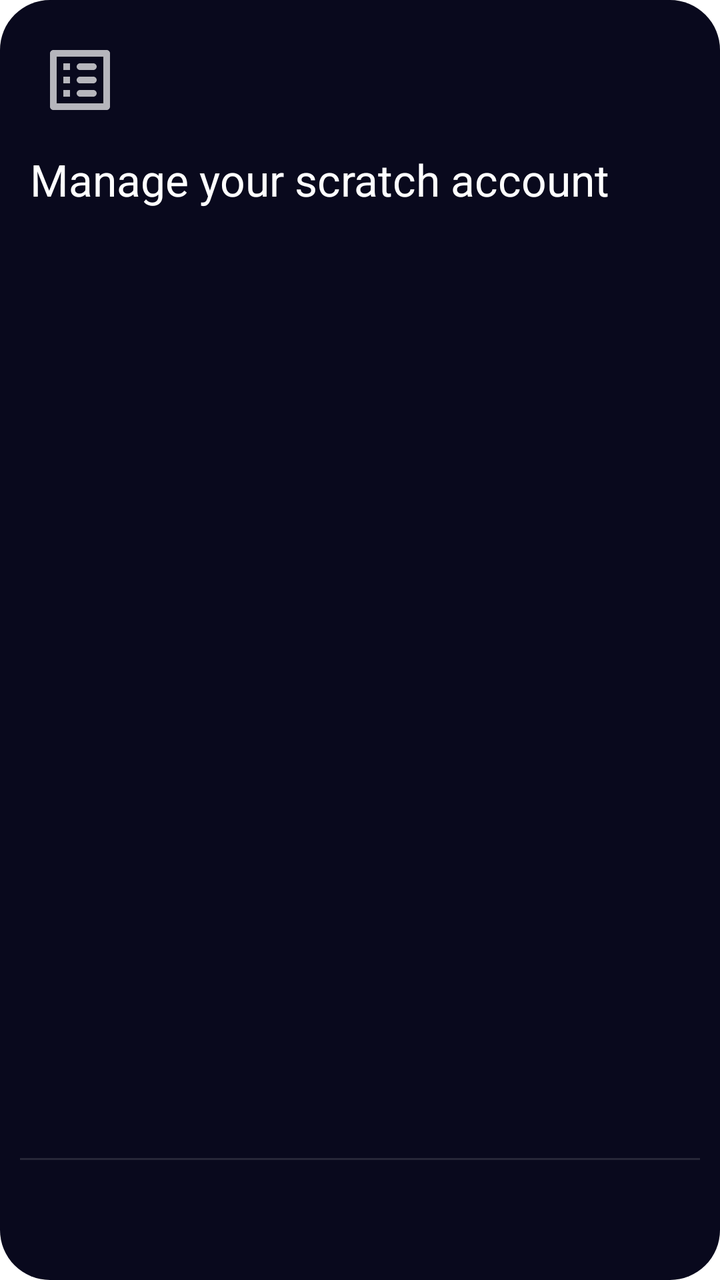
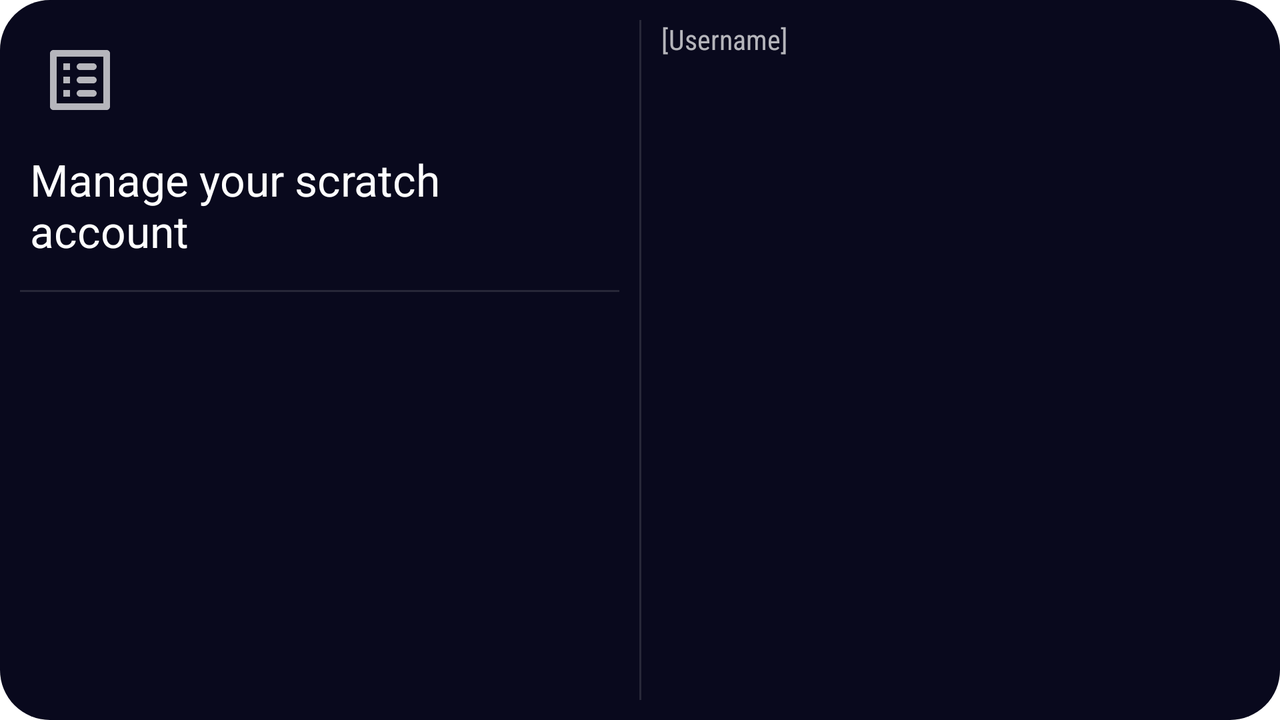

Compare how this app lays out the same screen by default and in its alternative resource folder. The renders come first, then the two layout files and the values they reference.
<!-- AndroidManifest.xml: application theme Theme.Notds -->
<!-- res/layout/mykun.xml -->
<?xml version="1.0" encoding="utf-8"?>
<LinearLayout xmlns:android="http://schemas.android.com/apk/res/android"
    android:orientation="vertical"
    android:layout_width="match_parent"
    android:padding="10dp"
    android:layout_height="match_parent">

    <ImageView
        android:layout_width="60dp"
        android:layout_height="60dp"
        android:padding="10dp"
        android:src="@drawable/list" />
    <TextView
        android:layout_width="match_parent"
        android:layout_height="wrap_content"
        style="?android:textAppearanceLarge"
        android:padding="5dp"
        android:layout_marginBottom="30dp"
        android:text="Manage your scratch account" />
    <ScrollView
        android:layout_weight="1"
        android:layout_width="match_parent"
        android:layout_height="match_parent">
        <TextView
            android:id="@+id/myusr"
            android:layout_width="match_parent"
            android:layout_height="wrap_content"
            android:text="" />
    </ScrollView>
    <View
        android:layout_width="match_parent"
        android:layout_height="1dp"
        android:layout_weight="0"
        android:background="?android:attr/listDivider" />


    <ActionMenuView
        android:layout_width="match_parent"
        android:layout_height="wrap_content"
        android:id="@+id/menu"
        android:minHeight="50dp"
        android:layout_gravity="center_vertical|end"
        android:orientation="horizontal"/>










</LinearLayout>
<!-- resources referenced by this layout -->
<resources>
  <style name="Widget.Notds.Toolbar" parent="android:Widget.Material.Toolbar">
          <item name="android:titleTextAppearance">@android:style/TextAppearance.Material.Large</item>
          <item name="android:subtitleTextAppearance">@android:style/TextAppearance.Material.Small</item>
          <item name="android:paddingStart">0dp</item>
          <item name="android:paddingEnd">4dp</item>
          <item name="android:contentInsetStart">0dp</item>
          <item name="android:contentInsetEnd">0dp</item>
          <item name="android:popupMenuStyle">@style/Widget.Notds.PopupMenu</item>
          <item name="android:maxButtonHeight" tools:ignore="NewApi">48dp</item>
      </style>
  <style name="Widget.Notds.ActionButton.CloseMode" parent="android:Widget.Material.ActionButton.CloseMode">
          <item name="android:padding">0dp</item>
          <item name="android:layout_marginRight">20dp</item>
      </style>
  <style name="Widget.Notds.ActionButton.Overflow" parent="android:Widget.Material.ActionButton.Overflow">
          <item name="android:paddingLeft">0dp</item>
          <item name="android:paddingRight">00dp</item>
          <item name="android:src">@drawable/more</item>
      </style>
  <style name="Widget.Notds.ActionMode" parent="android:Widget.Material.ActionMode">
          <item name="android:paddingStart">0dp</item>
          <item name="android:paddingEnd">4dp</item>
          <item name="android:popupMenuStyle">@style/Widget.Notds.PopupMenu</item>
          <item name="android:contentInsetEnd">0dp</item>
      </style>
  <style name="Widget.Notds.PopupMenu" parent="android:Widget.Material.PopupMenu">
          
          <item name="android:popupBackground">@drawable/dialog_frame</item>
          
          <item name="android:textColor">@android:color/white</item>
          
          <item name="android:itemBackground">@android:drawable/edit_text</item>
          
          <item name="android:divider">@color/black</item>
          <item name="android:dividerHeight">1dp</item>
      </style>
  <!-- drawable full_frame (drawable) -->
  <?xml version="1.0" encoding="utf-8"?>
  <shape xmlns:android="http://schemas.android.com/apk/res/android"
      android:shape="rectangle">
      <solid android:color="?android:attr/colorBackground" />
      <corners android:radius="25dp" />
  
      
  
  </shape>
  <style name="Widget.Notds.Button" parent="android:Widget.Material.Button.Colored">
          <item name="android:elevation">0dp</item>
          <item name="android:stateListAnimator">@null</item>
      </style>
  <!-- drawable dialog_frame (drawable) -->
  <?xml version="1.0" encoding="utf-8"?>
  <inset xmlns:android="http://schemas.android.com/apk/res/android"
      android:inset="15dp">
      <shape
          android:shape="rectangle">
          <solid android:color="?android:attr/colorBackground" />
          <corners android:radius="25dp" />
  
  
  
      </shape>
  </inset>
  <style name="Widget.Notds.ButtonDialog.Ok" parent="android:Widget.Material.Button.Borderless">
          <item name="android:elevation">0dp</item>
          <item name="android:textColor">?android:colorAccent</item>
          <item name="android:minHeight">48dp</item>
          <item name="android:minWidth">74dp</item>
          <item name="android:stateListAnimator">@null</item>
          <item name="android:layout_margin">1.2dp</item>
      </style>
  <style name="Widget.Notds.ButtonDialog.No" parent="Widget.Notds.ButtonDialog.Ok">
          <item name="android:stateListAnimator">@null</item>
          <item name="android:elevation">0dp</item>
          <item name="android:textColor">?android:textColorPrimary</item>
          <item name="android:layout_margin">1.2dp</item>
      </style>
  <color name="black">#FF000000</color>
  <!-- some entries are left out for length -->
</resources>
<!-- res/layout-land/mykun.xml (the repository's variant of the layout above) -->
<!-- drawn on the phone turned sideways -->
<?xml version="1.0" encoding="utf-8"?>
<LinearLayout xmlns:android="http://schemas.android.com/apk/res/android"
    android:orientation="horizontal"
    android:layout_width="match_parent"
    android:padding="10dp"
    android:layout_height="match_parent">

    <LinearLayout
        android:orientation="vertical"
        android:layout_weight="1"
        android:layout_width="match_parent"
        android:layout_height="match_parent">
        <ImageView
            android:layout_width="60dp"
            android:layout_height="60dp"
            android:padding="10dp"
            android:src="@drawable/list" />
        <TextView
            android:layout_width="match_parent"
            android:layout_height="wrap_content"
            style="?android:textAppearanceLarge"
            android:padding="5dp"
            android:layout_marginBottom="10dp"
            android:text="Manage your scratch account" />
        <View
            android:layout_width="match_parent"
            android:layout_height="1dp"
            android:layout_weight="0"
            android:background="?android:attr/listDivider" />


        <ActionMenuView
            android:layout_width="match_parent"
            android:layout_height="wrap_content"
            android:id="@+id/menu"
            android:minHeight="50dp"
            android:layout_gravity="center_vertical|end"
            android:orientation="horizontal"/>
    </LinearLayout>
    <View
        android:layout_width="1dp"
        android:layout_marginStart="10dp"
        android:layout_marginEnd="10dp"
        android:layout_height="match_parent"
        android:background="?android:attr/listDivider" />
    <ScrollView
        android:orientation="vertical"
        android:layout_weight="1"
        android:layout_width="match_parent"
        android:layout_height="match_parent">
        <TextView
            android:id="@+id/myusr"
            android:layout_width="match_parent"
            android:layout_height="wrap_content"
            android:text="[Username]" />






    </ScrollView>











</LinearLayout>
